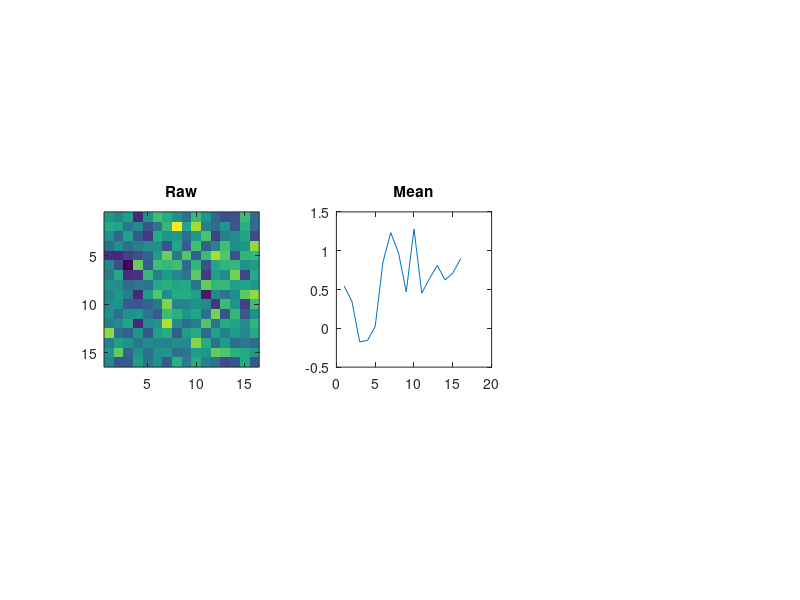

Reproduce this figure in MATLAB. (Note: this script raises an error after producing the figure.)

success_count = 0;
small_fail_count = 0;
big_fail_count = 0;
num_loops = 500;

for m = 1:num_loops
% image with a transition
imSize = 16; 
transition = randi([1,imSize]); 
offset = 0.8;

phaseplot = [randn(imSize, transition) randn(imSize, imSize-transition)+offset];



subplot(1,3,1)
imagesc(phaseplot); 
axis square
title("Raw")
subplot(1,3,2)
plot(mean(phaseplot));
axis square
title("Mean")

% pre-define parameters a, b and c to hopefully improve fit.
guess_a = 1.5; % a = max value of sigmoid
guess_b = 0.2; % b = steepness at transition
guess_c = transition; % c = midpoint of transition

% When we're using real data, we won't know when to expect the transition
% but what we could do instead is use historical data to roughly predict
% where the array "normally" sits and use that as a guess for 'c'.

opts = fitoptions('Method','NonLinearLeastSquares');
opts.StartPoint = [guess_a, guess_b, guess_c];

% problem: find the value of "transition" when offset is high (easy) and
% low (hard). 
subplot(1,3,3)
sigmoidModel = fittype(@(a,b,c,x) a./(1+exp(-b*(x-c))), 'independent','x','dependent','y');
fitted_model = fit((1:16)',mean(phaseplot)',sigmoidModel,opts);


% disp(fitted_model)

fittedY = fitted_model(1:16);
x = 1:16;
plot(x,fittedY);
axis square
title("Fitted")

% create for loop that loops through each x and calculates the difference
% between one y value and the next 
% whenever that difference is a maximum, record the x index and keep
% updating

ydiff_old = 0;
ydiff_new = 0;

for i = 1:length(x)-1
    ydiff_new = fittedY(i+1)-fittedY(i);
    if ydiff_new > ydiff_old
        transition_exp = x(i);
    end
    ydiff_old = ydiff_new;
end


if (transition == transition_exp) 
%     fprintf("Success");
    success_count = success_count +1;
else
    transition_diff = abs(transition_exp - transition);
    if transition_diff <=1
        small_fail_count = small_fail_count + 1;
    else
        big_fail_count = big_fail_count + 1;
    end
%     fprintf("Fail: \n Real transition: %d \n Predicted transition: %d \n",transition,transition_exp);

end

end

fprintf("Success: %.2f %%\n",100*success_count/num_loops);
fprintf("Small fails: %.2f %%\n",100*small_fail_count/num_loops);
fprintf("Significant fails: %.2f %%\n",100*big_fail_count/num_loops);

% note for Gretel for next week
% It might be worth checking points in groups of three rather groups of two
% to find the maximum transition because sometimes the transition occurs over 3
% electrodes which means the recorded transition is in the middle which
% we're missing out on. This should reduce the number of small fails
% although possibly not significantly as it seems that a fail by 1
% electrode happens about 5% of the time but hopefully that will take
% accuracy to > 70%. 


